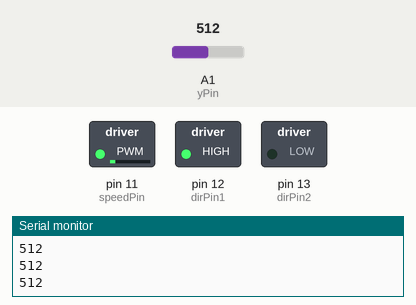
The sketch below on a simulated Arduino Uno, built with avr-gcc and run on an emulated ATmega328P. Shown: switched loads named in the sketch (green lamp = pin HIGH), the last lines printed to the serial monitor. The test bench sets the inputs (shaded band); at power-on: A1 (yPin) = 512.

Above: at 1.2 s.
1.3 s: A1 (yPin) set to 574
At 2.5 s:
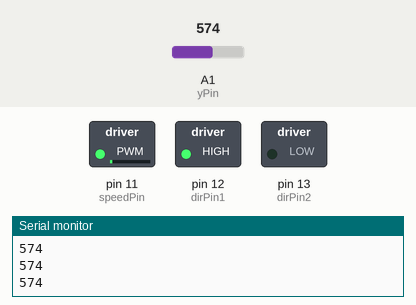
2.8 s: A1 (yPin) set to 607
At 3.2 s:
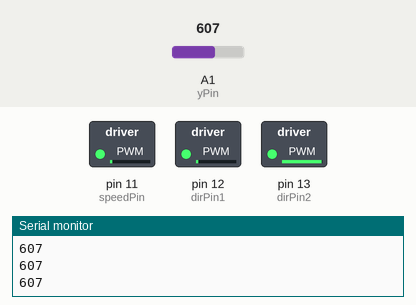
4.3 s: A1 (yPin) set to 580
At 5.1 s:
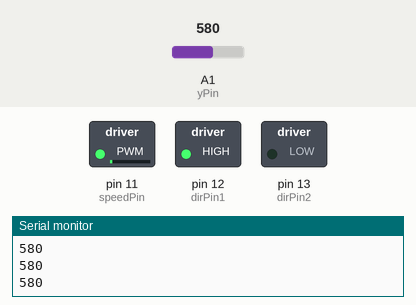
5.8 s: A1 (yPin) set to 600
At 6.7 s:
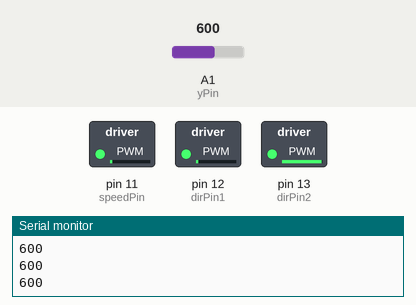
7.3 s: A1 (yPin) set to 716
At 8.3 s:
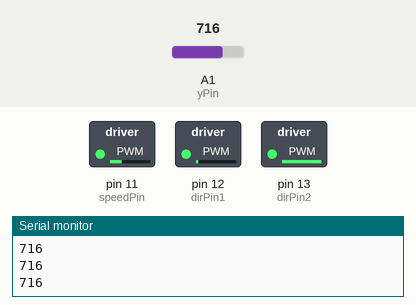
8.8 s: A1 (yPin) set to 900
At 9.5 s:
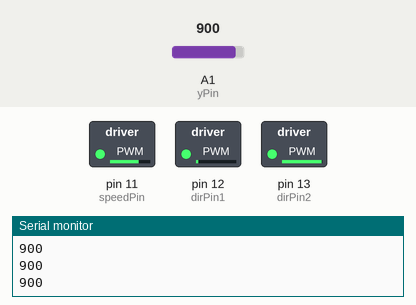
Timing chart, 0 to 11.3 s (numbered marks = the images above; inputs shaded):
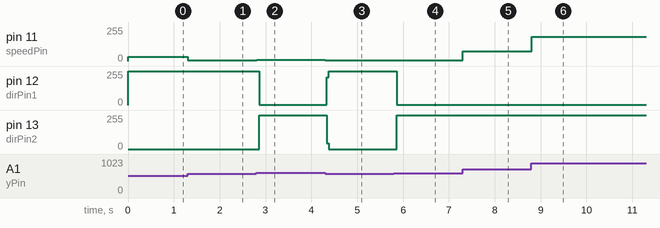

Measured:
- the behaviour switches between 590 and 591 on A1 (yPin) (found by bisection; images 1 and 2)
- after the input at 1.3 s, pin 11 (speedPin): 33/255 → 6/255 at once
- after the input at 2.8 s, pin 11 (speedPin): 6/255 → 10/255 at once; pin 12 (dirPin1): 255/255 → 3/255 after 0.06 s; pin 13 (dirPin2): 0/255 → 252/255 after 0.06 s
- after the input at 4.3 s, pin 11 (speedPin): 10/255 → 4/255 at once; pin 12 (dirPin1): 3/255 → 255/255 at once; pin 13 (dirPin2): 252/255 → 0/255 at once
- after the input at 5.8 s, pin 11 (speedPin): 4/255 → 5/255 at once; pin 12 (dirPin1): 255/255 → 3/255 after 0.06 s; pin 13 (dirPin2): 0/255 → 252/255 after 0.06 s
- after the input at 7.3 s, pin 11 (speedPin): 5/255 → 74/255 at once
- after the input at 8.8 s, pin 11 (speedPin): 74/255 → 182/255 at once

The sketch:

sketch_25_motor_con_chipL293D.ino
```cpp
int speedPin = 11;
int dirPin1 = 12;
int dirPin2 = 13;
int speedMotor = 255;
int dt = 100;
int dt2 = 5000;
int yPin = A1;
int yVal;


void setup() {
  Serial.begin(9600);
  pinMode(speedPin, OUTPUT);
  pinMode(dirPin1, OUTPUT);
  pinMode(dirPin2, OUTPUT);
  pinMode(yPin, INPUT);

}

void loop() {
  yVal = analogRead(yPin);
  Serial.println(yVal);
  digitalWrite(dirPin1, 1);
  digitalWrite(dirPin2, 0);
  analogWrite(speedPin, speedMotor);

  if(yVal > 590){
    speedMotor = map(yVal,590,1023,0,255);
    digitalWrite(dirPin1, 0);
    digitalWrite(dirPin2, 1);
    analogWrite(speedPin, speedMotor);
  }
  if(yVal <= 590){
    speedMotor = map(yVal,590,0,0,255);
    digitalWrite(dirPin1, 1);
    digitalWrite(dirPin2, 0);
    analogWrite(speedPin, speedMotor);
  }
}
```
